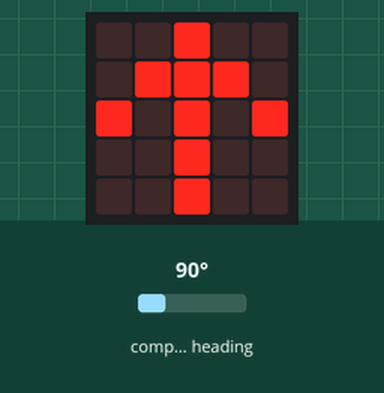
Bench run of a program on a simulated BBC micro:bit running MicroPython. On the bench: the board's 5×5 LED display. The test bench sets the inputs (shaded band); at power-on: compass heading 90°. Random numbers come from a fixed seed; the compass is already calibrated; what the program prints to the serial console is not drawn. At 20.0 s the program stops and its outputs stay as they are.

Above: at 1.3 s.
1.4 s: compass heading set to 7°
At 2.3 s:
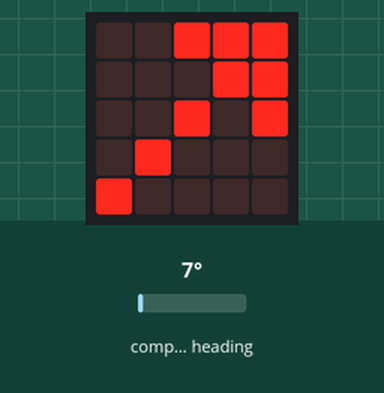
2.9 s: compass heading set to 180°
At 3.4 s:
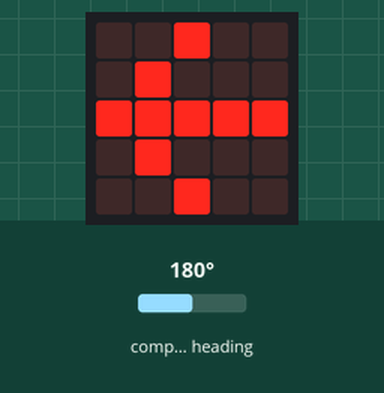
4.4 s: compass heading set to 269°
At 5.6 s:
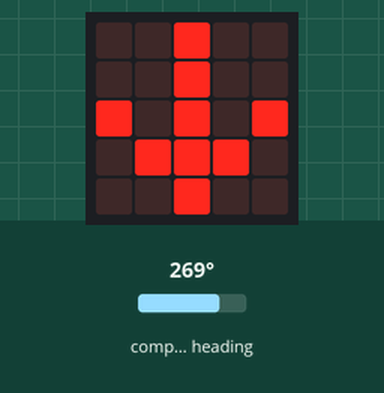
5.9 s: compass heading set to 0°
At 6.9 s:
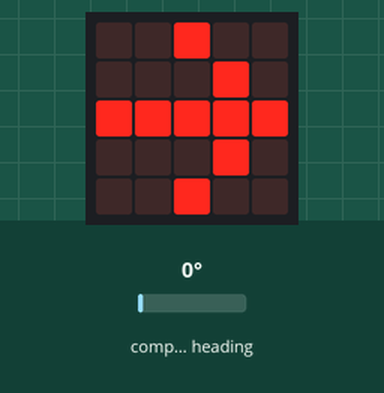
7.4 s: compass heading set to 90°
At 8.1 s:
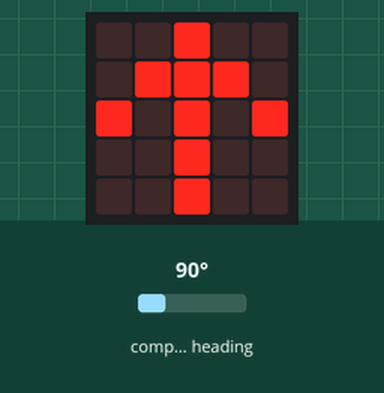
Timing chart, 0 to 7.7 s (numbered marks = the images above; inputs shaded):
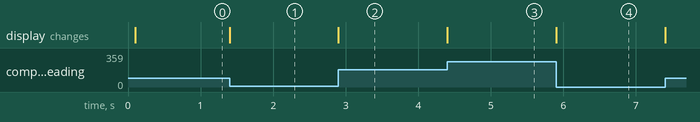

Measured:
- after the input at 1.4 s, the display: changes at once (image 1)
- after the input at 2.9 s, the display: changes at once (image 2)
- after the input at 4.4 s, the display: changes at once (image 3)
- after the input at 5.9 s, the display: changes at once (image 4)

The program:

v0_5.py
```python
# Microbit Project - Compass Game/Treasure Hunt - Thomas Facos - Version 0.5

# This code is designed to run on a microbit V1
# You can import this python src code, or the hex file, into
# the BBC micro:bit Python simulator found at the link below to see how it works

# https://python.microbit.org/v/3/


# Source Code: main.py


# Imports go at the top
from microbit import *
from random import randint
from time import ticks_ms

compass.calibrate()

print("Game Thingy - V0.5")
print("Find the right direction!")


score = 0

bearing = randint(1,360)

while True:

    direction = compass.heading()

    difference = direction - bearing


    if abs(difference) in range(158, 203):
        # print("Down arrow")
        display.show(Image.ARROW_S)
    elif difference in range(-67, -22):
        # print("up right")
        display.show(Image.ARROW_NE)
    elif difference in range(-112, -67):
        # print("Right arrow")
        display.show(Image.ARROW_E)
    elif difference in range(-157,-112):
        # print("down right")
        display.show(Image.ARROW_SE)
    elif difference in range(23, 68):
        # print("up left")
        display.show(Image.ARROW_NW)
    elif difference in range(68, 113):
        # print("Left arrow")
        display.show(Image.ARROW_W)
    elif difference in range(113, 158):
        # print("left down")
        display.show(Image.ARROW_SW)
    else:
        # print("Up arrow")
        display.show(Image.ARROW_N)


    print(str(abs(difference)) + " Degrees away!")

    if ticks_ms() > 20_000:
        print("Time's UP!")
        print(score)
        if score > 4:
            print("You win!!!")
            display.show(Image.YES)
        else:
            print("You lose!!!")
            display.show(Image.NO)

        break


    if direction in range(bearing-5, (bearing+5)%360):
        print("1 Point!")
        score += 1
        display.show(Image.SMILE)
        sleep(1000)
        bearing = randint(1,360)
```
